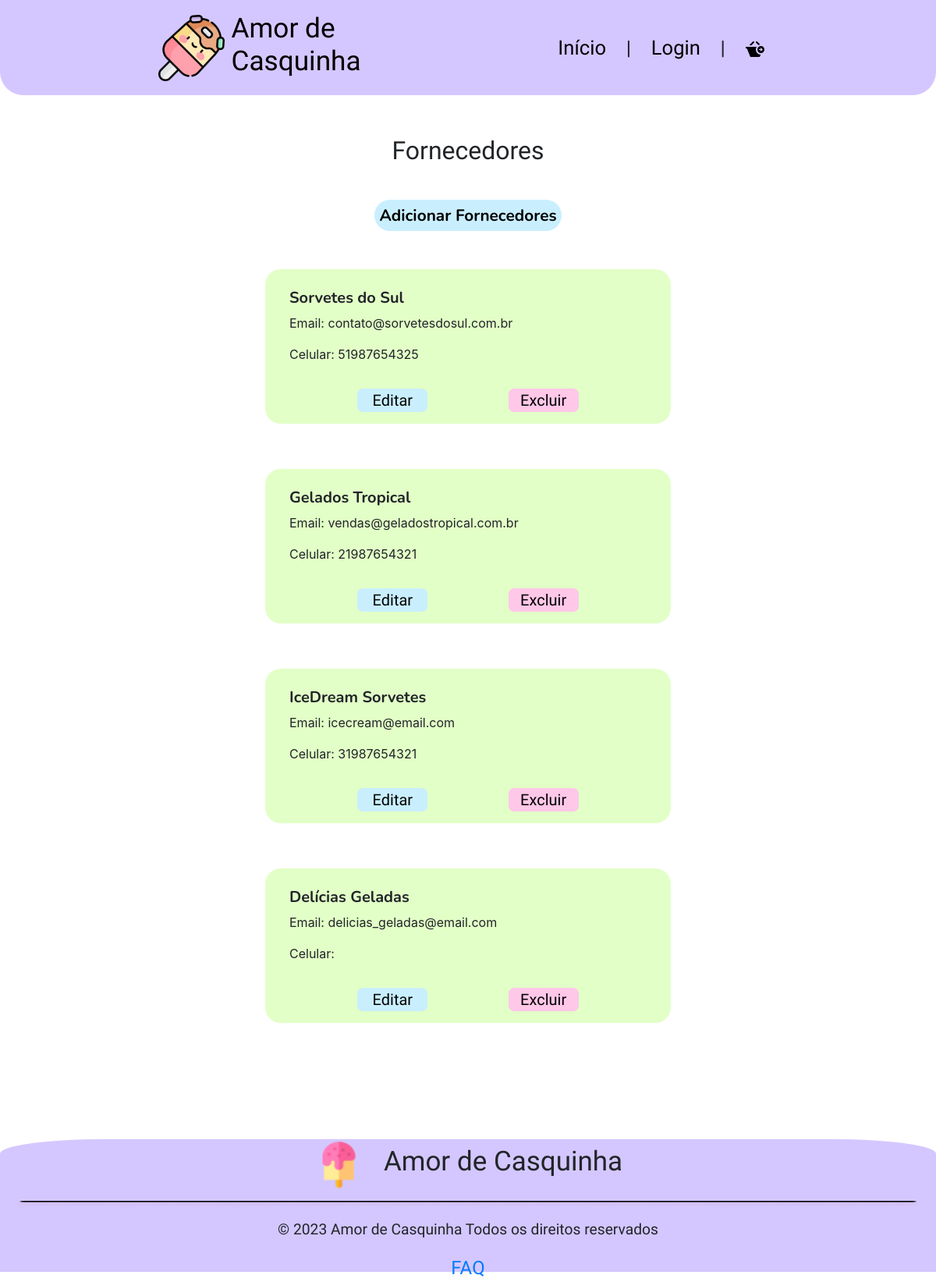
Page /app/view/sessaoFornecedores.php on the committed database.
### tables this page shows
CREATE TABLE `fornecedores` (
  `idFornecedor` int(11) NOT NULL,
  `nome` varchar(255) NOT NULL,
  `telefone` varchar(20) DEFAULT NULL,
  `email` varchar(255) DEFAULT NULL,
  `cnpj` varchar(20) NOT NULL,
  `desativado` int(11) DEFAULT NULL,
  `idEndereco` int(11) DEFAULT NULL
);

### app/config/database.php (called while the page is built, shortened)
<?php
    class Database {
        private $host;
        private $db;
        private $user;
        private $pass;
        private $charset;
        private $conn;
        public function __construct() {
            $env = file_get_contents(__DIR__."/.env");
            $lines = explode("\n",$env);
            $this->host = 'localhost';
            $this->db = 'db_sorveteria';
            $this->user = 'root';
            $this->pass = '';
            $this->charset = 'utf8mb4';
        }
        public function getConnection() {
            $dsn = "mysql:host={$this->host};dbname={$this->db};charset={$this->charset}";
            $options = [
                PDO::ATTR_ERRMODE            => PDO::ERRMODE_EXCEPTION,
                PDO::ATTR_DEFAULT_FETCH_MODE => PDO::FETCH_ASSOC,
                PDO::ATTR_EMULATE_PREPARES   => false,
            ];
            try {
                $this->conn = new PDO($dsn, $this->user, $this->pass, $options);
            } catch (PDOException $e) {
                throw new PDOException($e->getMessage(), (int)$e->getCode());
            }
            return $this->conn;
        }
}

### app/model/fornecedores.php (called while the page is built, shortened)
<?php
    require_once '../config/database.php';
    class Fornecedores{
        private $conn;
        public function __construct(){
            $database = new DataBase;
            $this->conn = $database->getConnection();
        }
        public function listarForn(){
            try{
                $cmd = $this->conn->prepare("CALL ListarFornecedores()");
                $cmd->execute();
                $funcionarios = $cmd->fetchAll();
                return $funcionarios;
            } catch (PDOException $e) {
                echo "Erro no banco de dados: " . $e->getMessage();
            }
        }
    }
?>

### app/controller/fornecedorController.php (called while the page is built, shortened)
<?php
    require '../model/fornecedores.php';
    class FornecedorController{
        private $fornecedor;
        public function __construct(){
            $this->fornecedor = new Fornecedores();
        }
        public function listarForn(){
            $listaFornecedores = $this->fornecedor->listarForn();
            if($listaFornecedores == null || count($listaFornecedores) == 0){
                return "Nenhum funcionário encontrado.";
            }else{
                return $listaFornecedores;
            }
        }
    }
?>

### app/view/sessaoFornecedores.php (the view, shortened to what this page needs)
<?php
require_once '../controller/fornecedorController.php';
$forn = new FornecedorController();
$listaFornecedores = $forn->listarForn();
?>
<!DOCTYPE html>
<html lang="pt-br">
<head>
    <link href="https://cdn.jsdelivr.net/npm/bootstrap@5.3.2/dist/css/bootstrap.min.css" rel="stylesheet">
    <link rel="stylesheet" href="https://stackpath.bootstrapcdn.com/bootstrap/4.1.3/css/bootstrap.min.css">
    <link rel="stylesheet" href="style/CabecalhoRodape.css">
    <link rel="stylesheet" href="style/editarFuncionariosS.css">
    <link rel="stylesheet" href="https://cdnjs.cloudflare.com/ajax/libs/jquery-confirm/3.7.1/jquery-confirm.min.css">
</head>
<body>
    <?php
        include_once 'components/header.php';
    ?>
    <main>
        <h1 class="m-auto text-center pt-4 pb-4">Fornecedores</h1>
        <div class="conteiner">
            <button class="add">Adicionar Fornecedores</button>
            <div class="conteiner1">
                    <?php
                        foreach ($listaFornecedores as $row) {
                            $redirectToEditar = 'editarFornecedores.php?fornEmail='.$row['email'];
                            $redirectToExcluir = 'sessaoFornecedores.php?exclForn='.$row['email'];
                            echo '<div class="c1">
                                    <div class="c2">
                                        <div class="d-flex flex-column">
                                            <div id="dados">
                                                <h3 class="titulo px-3">'.$row["nome"].'</h3>
                                                <div class="px-3">
                                                    <p>Email: '.$row["email"].'</p>
                                                    <p>Celular: '.$row["telefone"].'</p>
                                                </div>
                                            </div>
                                        </div>
                                    </div>
                                    <div class="botao text-center d-flex justify-content-evenly mt-3">
                                        <button id="edit"><a href="'.$redirectToEditar.'">Editar</a></button>
                                        <button id="excl"><a href="'.$redirectToExcluir.'">Excluir</a></button>
                                    </div>
                                </div>';
                        }
                    ?>
            </div>
        </div>
    </main>
    <?php
        include_once 'components/footer.php';
    ?>
</body>
</html>

### app/view/style/CabecalhoRodape.css (style rules this page uses)
:root { --roxo-bebe: #D4C7FF; --Nunito: 'Nunito', sans-serif; --Agbalumo: 'Agbalumo'; }
* { padding: 0; margin: 0; }
main { padding-top: 150px; }

### app/view/style/editarFuncionariosS.css (style rules this page uses)
:root { --roxo-bebe: #D4C7FF; --Nunito: 'Nunito', sans-serif; --Agbalumo: 'Agbalumo'; --azul-bebe: #C9EFFF; --rosa-bebe: #FFC7E8; --amarelo-bebe: #FFFAC7; --verde-bebe: #E2FFC7; }
h1 { font-family: var(--Agbalumo); font-size: 2rem; width: 70%; text-align: center; margin: 20px auto; }
main { min-height: calc(100vh - 170px); }
.add { background-color: var(--azul-bebe); border: none; border-radius: 20px; font-family: var(--Nunito); font-weight: bolder; font-size: 1.30rem; width: 240px; height: 40px; margin: 20px 0; }
.conteiner { display: flex; flex-direction: column; align-items: center; justify-content: center; }
.c1 { background-color: var(--verde-bebe); padding: 15px; border-radius: 20px; margin: 20px 0; display: flex; width: 80%; margin: 20px auto; flex-direction: column; }
.c2 { display: flex; flex-direction: row; }
.conteiner1 button { width: 208px; background-color: var(--azul-bebe); }
.titulo { margin-top: 10px; font-family: var(--Nunito); font-size: 1.25rem; font-weight: bold; }
.botao #excl { background-color: var(--rosa-bebe); border: none; border-radius: 7px; font-family: var(--Agbalumo); width: 90px; height: 30px; }
.botao #excl a, a:visited, a:active { color: black; }
.botao #edit a, a:visited, a:active { color: black; }
.botao #edit { background-color: var(--azul-bebe); border: none; border-radius: 7px; font-family: var(--Agbalumo); width: 90px; height: 30px; }
@media (min-width: 768px) { .conteiner1 { display: flex; flex-direction: row !important; flex-wrap: wrap; width: 90%; justify-content: center; } }
@media (min-width: 768px) { .c1 { margin: 29px; width: 520px; } }
@media (min-width: 768px) { h1 { padding-top: 20px !important; } }
@media (min-width: 768px) { .botao #excl, #edit { font-size: 1.25rem; } }

### rows in the picture
fornecedores: nome "Sorvetes do Sul", email "contato@sorvetesdosul.com.br", telefone "51987654325"
fornecedores: nome "Gelados Tropical", email "vendas@geladostropical.com.br", telefone "21987654321"
fornecedores: nome "IceDream Sorvetes", email "icecream@email.com", telefone "31987654321"
fornecedores: nome "Delícias Geladas", email "delicias_geladas@email.com"
